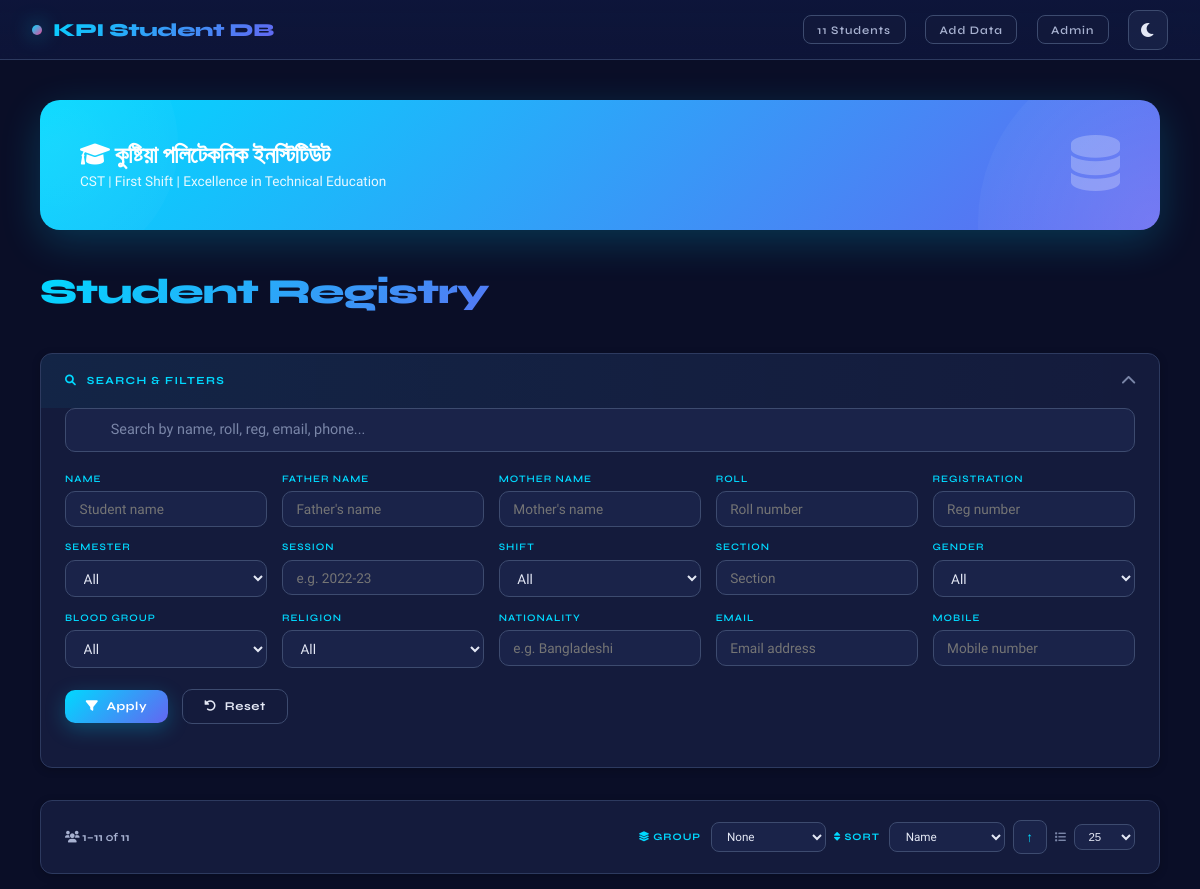
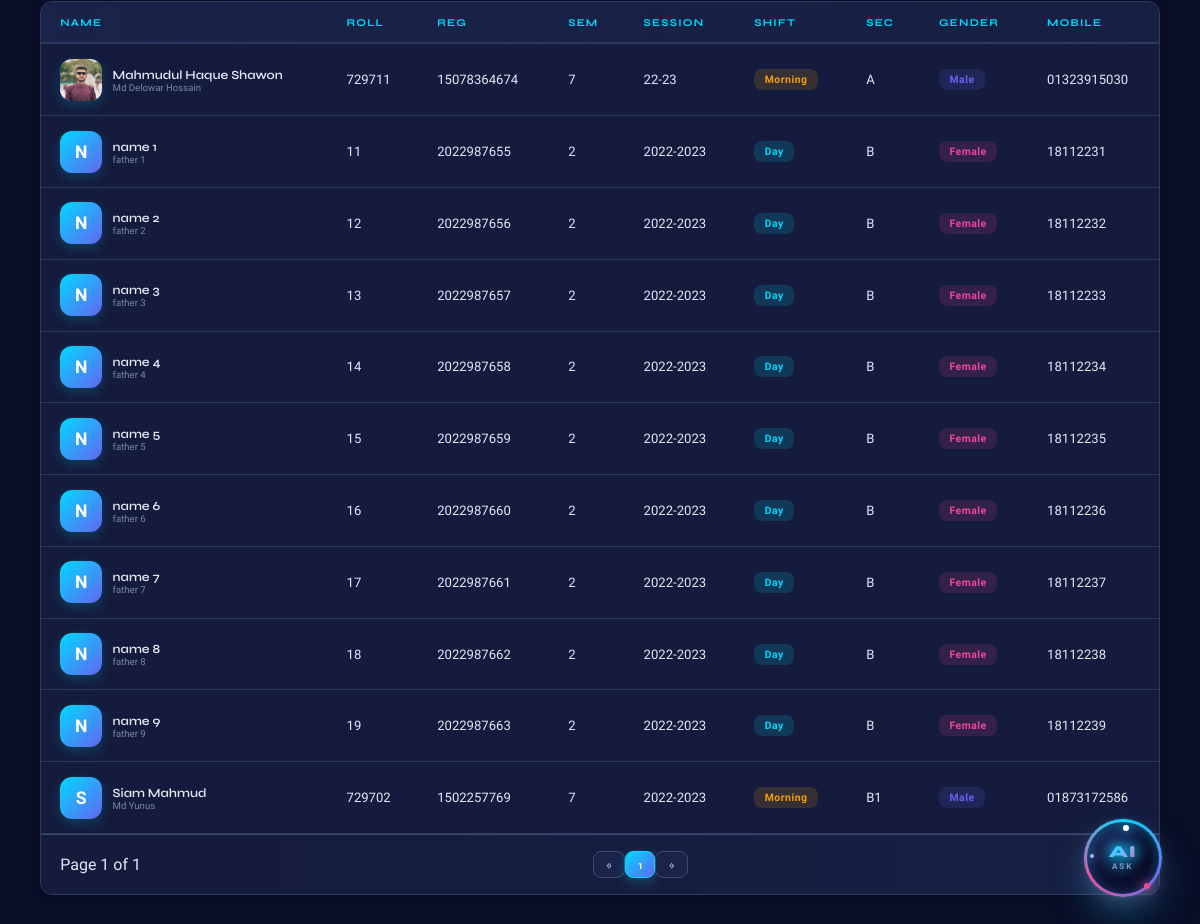
The app's page / (signed in) with its own data (2 pictures, top to bottom).
### app/models.py (models this page shows, shortened)
class Students(models.Model):
    name = models.CharField(max_length=100)
    father_name = models.CharField(max_length=100)
    mother_name = models.CharField(max_length=100)
    date_of_birth = models.DateField()
    gender = models.CharField(max_length=10, choices=[('M', 'Male'), ('F', 'Female'), ('O', 'Other')])
    blood_group = models.CharField(max_length=5, blank=True, null=True)
    semester = models.IntegerField()
    roll = models.IntegerField(unique=True)
    reg = models.IntegerField(unique=True)
    session = models.CharField(max_length=20)
    shift = models.CharField(max_length=10, choices=[('Morning', 'Morning'), ('Day', 'Day')])
    section = models.CharField(max_length=5,blank=True,null=True)
    mobile_number = models.CharField(max_length=15)
    alternate_mobile = models.CharField(max_length=15, blank=True, null=True)
    email = models.EmailField(unique=True)
    present_address = models.TextField()
    permanent_address = models.TextField()
    emergency_contact_name = models.CharField(max_length=100)
    emergency_contact_number = models.CharField(max_length=15)
    nationality = models.CharField(max_length=50, default='Bangladeshi')
    religion = models.CharField(max_length=30, blank=True, null=True)
    profile_picture = models.ImageField(upload_to='student_photos/', blank=True, null=True)
    created_at = models.DateTimeField(auto_now_add=True)
    updated_at = models.DateTimeField(auto_now=True)

### app/views.py (the view, shortened to what this page needs)
# urls.py: path('',                         views.home,           name='home'),
@login_required(login_url="/login/")
def home(request):
    qs = Students.objects.all()
    q = request.GET.get('q', '').strip()
    semester = request.GET.get('semester', '').strip()
    if semester:
        qs = qs.filter(semester=semester)
    shift = request.GET.get('shift', '').strip()
    if shift:
        qs = qs.filter(shift=shift)
    gender = request.GET.get('gender', '').strip()
    if gender:
        qs = qs.filter(gender=gender)
    blood_group = request.GET.get('blood_group', '').strip()
    if blood_group:
        qs = qs.filter(blood_group=blood_group)
    session = request.GET.get('session', '').strip()
    if session:
        qs = qs.filter(session__icontains=session)
    religion = request.GET.get('religion', '').strip()
    if religion:
        qs = qs.filter(religion__icontains=religion)
    dob_from = request.GET.get('dob_from', '').strip()
    if dob_from:
        parsed = parse_date(dob_from)
        if parsed:
            qs = qs.filter(date_of_birth__gte=parsed)
    dob_to = request.GET.get('dob_to', '').strip()
    if dob_to:
        parsed = parse_date(dob_to)
        if parsed:
            qs = qs.filter(date_of_birth__lte=parsed)
    sort_by = request.GET.get('sort', 'name')
    allowed_sort = {
        'name', 'roll', 'reg', 'semester', 'session',
        'date_of_birth', 'created_at', 'shift', 'gender'
    }
    sort_dir = request.GET.get('dir', 'asc')
    if sort_by not in allowed_sort:
        sort_by = 'name'
    order_field = sort_by if sort_dir != 'desc' else f'-{sort_by}'
    qs = qs.order_by(order_field)
    context = {
        'students': qs,
        'total_count': qs.count(),
        'current_sort': sort_by,
        'current_dir': sort_dir,
        'current_q': q,
    }
    return render(request, 'home.html', context)

### app/templates/home.html (shortened to what this page needs)
<!DOCTYPE html>
<html lang="en">
<head>
<link rel="stylesheet" href="https://cdnjs.cloudflare.com/ajax/libs/font-awesome/6.0.0-beta3/css/all.min.css">
</head>
<body data-theme="dark">
<header class="topbar">
  <div class="logo">
    <div class="logo-dot"></div>
    KPI Student DB
  </div>
  <div class="topbar-right">
    <div class="stat-chip"><span id="total-count">{{ students.count }}</span> Students</div>
    <div class="stat-chip"> <a href="{% url 'upload_students' %}">Add Data</a></div>
    <div class="stat-chip"> <a href="/admin">Admin</a></div>
    <div class="theme-toggle" id="themeToggle">
      <i class="fas fa-moon"></i>
    </div>
  </div>
</header>
<div class="main">
  <div class="institute-banner">
    <div class="banner-content">
      <h2><i class="fas fa-graduation-cap"></i> কুষ্টিয়া পলিটেকনিক ইনস্টিটিউট</h2>
      <p>CST | First Shift | Excellence in Technical Education</p>
    </div>
    <div class="banner-icon"><i class="fas fa-database"></i></div>
  </div>
  <div class="page-header"><h1>Student Registry</h1></div>
  <a href="/ai/" class="ai-chat-btn" title="AI Assistant">
    <span class="sparkle"></span>
    <span class="sparkle"></span>
    <span class="sparkle"></span>
    <div class="ai-orb-inner">
      <span class="ai-label">AI</span>
      <span class="ai-sub">ASK</span>
    </div>
  </a>
  <div class="search-panel">
    <div class="filter-header" id="filterHeader">
      <div class="panel-label"><i class="fas fa-search"></i> Search &amp; Filters</div>
      <i class="fas fa-chevron-down filter-toggle-icon" id="filterToggleIcon"></i>
    </div>
    <div class="filter-content" id="filterContent">
      <div class="global-search">
        <input type="text" id="globalSearch" placeholder="Search by name, roll, reg, email, phone..." autocomplete="off"/>
      </div>
      <form id="filterForm">
        <div class="filter-grid" id="filterGrid">
          <div class="filter-item"><label>Name</label><input type="text" name="name" placeholder="Student name"/></div>
          <div class="filter-item"><label>Father Name</label><input type="text" name="father_name" placeholder="Father's name"/></div>
          <div class="filter-item"><label>Mother Name</label><input type="text" name="mother_name" placeholder="Mother's name"/></div>
          <div class="filter-item"><label>Roll</label><input type="text" name="roll" placeholder="Roll number"/></div>
          <div class="filter-item"><label>Registration</label><input type="text" name="reg" placeholder="Reg number"/></div>
          <div class="filter-item"><label>Semester</label>
            <select name="semester"><option value="">All</option></select>
          </div>
          <div class="filter-item"><label>Session</label><input type="text" name="session" placeholder="e.g. 2022-23"/></div>
          <div class="filter-item"><label>Shift</label>
            <select name="shift"><option value="">All</option><option value="Morning">Morning</option><option value="Day">Day</option></select>
          </div>
          <div class="filter-item"><label>Section</label><input type="text" name="section" placeholder="Section"/></div>
          <div class="filter-item"><label>Gender</label>
            <select name="gender"><option value="">All</option><option value="M">Male</option><option value="F">Female</option><option value="O">Other</option></select>
          </div>
          <div class="filter-item"><label>Blood Group</label>
            <select name="blood_group"><option value="">All</option></select>
          </div>
          <div class="filter-item"><label>Religion</label>
            <select name="religion"><option value="">All</option></select>
          </div>
          <div class="filter-item"><label>Nationality</label><input type="text" name="nationality" placeholder="e.g. Bangladeshi"/></div>
          <div class="filter-item"><label>Email</label><input type="text" name="email" placeholder="Email address"/></div>
          <div class="filter-item"><label>Mobile</label><input type="text" name="mobile_number" placeholder="Mobile number"/></div>
        </div>
        <div class="filter-actions">
          <button type="submit" class="btn btn-primary"><i class="fas fa-filter"></i> Apply</button>
          <button type="button" class="btn btn-ghost" id="resetBtn"><i class="fas fa-undo-alt"></i> Reset</button>
        </div>
      </form>
    </div>
  </div>
  <div class="table-controls">
    <div class="results-info"><i class="fas fa-users"></i> <strong id="showing-count">—</strong> of <strong id="total-shown">—</strong></div>
    <div style="display:flex;align-items:center;gap:0.5rem;flex-wrap:wrap;">
      <div class="sort-group"><label><i class="fas fa-layer-group"></i> GROUP</label><select class="group-select" id="groupBy"><option value="">None</option></select></div>
      <div class="sort-group"><label><i class="fas fa-sort"></i> SORT</label><select class="sort-select" id="sortBy"><option value="name">Name</option></select></div>
      <button class="sort-dir asc" id="sortDir"></button>
      <div class="per-page"><i class="fas fa-list"></i> <select id="perPage"><option value="10">10</option><option value="25" selected>25</option><option value="50">50</option><option value="100">100</option></select></div>
    </div>
  </div>
  <div class="table-wrap">
    <div class="table-scroll">
      <table>
        <thead><tr><th data-col="name">Name</th><th data-col="roll">Roll</th><th data-col="reg">Reg</th><th data-col="semester">Sem</th><th data-col="session">Session</th><th data-col="shift">Shift</th><th data-col="section">Sec</th><th data-col="gender">Gender</th><th data-col="mobile_number">Mobile</th></tr></thead>
        <tbody id="tableBody">
          {% for student in students %}
          <tr class="student-row" style="display:none;"
              data-id="{{ student.id }}"
              data-name="{{ student.name }}"
              data-father="{{ student.father_name }}"
              data-mother="{{ student.mother_name }}"
              data-roll="{{ student.roll }}"
              data-reg="{{ student.reg }}"
              data-semester="{{ student.semester }}"
              data-session="{{ student.session }}"
              data-shift="{{ student.shift }}"
              data-section="{{ student.section|default:'—' }}"
              data-gender="{{ student.gender }}"
              data-gender-display="{{ student.get_gender_display }}"
              data-blood_group="{{ student.blood_group|default:'—' }}"
              data-date_of_birth="{{ student.date_of_birth|date:'Y-m-d' }}"
              data-dob-formatted="{{ student.date_of_birth|date:'d M Y' }}"
              data-email="{{ student.email }}"
              data-mobile_number="{{ student.mobile_number }}"
              data-alternate_mobile="{{ student.alternate_mobile|default:'—' }}"
              data-present_address="{{ student.present_address|default:'—' }}"
              data-permanent_address="{{ student.permanent_address|default:'—' }}"
              data-emergency_contact_name="{{ student.emergency_contact_name|default:'—' }}"
              data-emergency_contact_number="{{ student.emergency_contact_number|default:'—' }}"
              data-nationality="{{ student.nationality|default:'Bangladeshi' }}"
              data-religion="{{ student.religion|default:'—' }}"
              data-created="{{ student.created_at|date:'d M Y, h:i A' }}"
              {% if student.profile_picture %}data-photo-url="{{ student.profile_picture.url }}"{% endif %}>
            <td><div class="cell-with-avatar">{% if student.profile_picture %}<img class="student-avatar" src="{{ student.profile_picture.url }}" alt="{{ student.name }}" onerror="this.style.display='none'; this.nextElementSibling.style.display='flex';"><div class="student-avatar" style="display:none;">{{ student.name|slice:":1"|upper }}</div>{% else %}<div class="student-avatar">{{ student.name|slice:":1"|upper }}</div>{% endif %}<div><div class="td-name">{{ student.name }}</div><div style="font-size:0.6rem;color:var(--muted);">{{ student.father_name }}</div></div></div></td>
              <td>{{ student.roll }}</td><td>{{ student.reg }}</td><td>{{ student.semester }}</td><td>{{ student.session }}</td>
              <td><span class="badge {% if student.shift == 'Morning' %}badge-morning{% else %}badge-day{% endif %}">{{ student.shift }}</span></td>
              <td>{{ student.section|default:"—" }}</td>
              <td><span class="badge {% if student.gender == 'M' %}badge-m{% elif student.gender == 'F' %}badge-f{% else %}badge-o{% endif %}">{{ student.get_gender_display }}</span></td>
              <td>{{ student.mobile_number }}</td>
            </tr>
          {% empty %}<tr><td colspan="9" style="text-align:center;padding:2rem;">No students found</td></tr>{% endfor %}
        </tbody>
      </table>
    </div>
    <div class="pagination"><div id="pageInfo"></div><div id="pageBtns"></div><div></div></div>
  </div>
</div>
</body>
</html>

### records on screen
Students: profile_picture (picture), name "Mahmudul Haque Shawon", father_name "Md Delowar Hossain", roll "729711", reg "15078364674", semester "7", session "22-23", shift "Morning", section "A", gender "Male", mobile_number "01323915030"
Students: name "S", name "Siam Mahmud", father_name "Md Yunus", roll "729702", reg "1502257769", semester "7", session "2022-2023", shift "Morning", section "B1", gender "Male", mobile_number "01873172586"
Students: name "N", name "name 1", father_name "father 1", roll "11", reg "2022987655", semester "2", session "2022-2023", shift "Day", section "B", gender "Female", mobile_number "18112231"
Students: name "N", name "name 2", father_name "father 2", roll "12", reg "2022987656", semester "2", session "2022-2023", shift "Day", section "B", gender "Female", mobile_number "18112232"
Students: name "N", name "name 3", father_name "father 3", roll "13", reg "2022987657", semester "2", session "2022-2023", shift "Day", section "B", gender "Female", mobile_number "18112233"
Students: name "N", name "name 4", father_name "father 4", roll "14", reg "2022987658", semester "2", session "2022-2023", shift "Day", section "B", gender "Female", mobile_number "18112234"
Students: name "N", name "name 5", father_name "father 5", roll "15", reg "2022987659", semester "2", session "2022-2023", shift "Day", section "B", gender "Female", mobile_number "18112235"
Students: name "N", name "name 6", father_name "father 6", roll "16", reg "2022987660", semester "2", session "2022-2023", shift "Day", section "B", gender "Female", mobile_number "18112236"
Students: name "N", name "name 7", father_name "father 7", roll "17", reg "2022987661", semester "2", session "2022-2023", shift "Day", section "B", gender "Female", mobile_number "18112237"
Students: name "N", name "name 8", father_name "father 8", roll "18", reg "2022987662", semester "2", session "2022-2023", shift "Day", section "B", gender "Female", mobile_number "18112238"
Students: name "N", name "name 9", father_name "father 9", roll "19", reg "2022987663", semester "2", session "2022-2023", shift "Day", section "B", gender "Female", mobile_number "18112239"

### other values on screen
{{ students.count }} "11"
